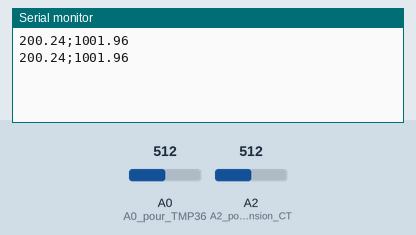
This sketch was run on a simulated Arduino Uno, built with avr-gcc and run on an emulated ATmega328P. Parts: the last lines printed to the serial monitor. Inputs (shaded band) come from the test bench; at power-on: A2 (A2_pour_div_de_tension_CT) = 512, A0 (A0_pour_TMP36) = 512.

Above: at 5.8 s.
5.9 s: A2 (A2_pour_div_de_tension_CT) set to 1014
At 10.9 s:
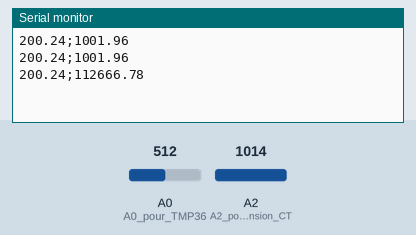
11.9 s: A2 (A2_pour_div_de_tension_CT) set to 1023
At 16.0 s:
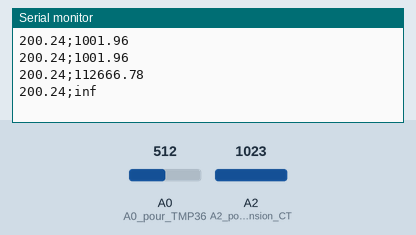

Measured:
- the behaviour switches between 1022 and 1023 on A2 (A2_pour_div_de_tension_CT) (found by bisection; images 1 and 2)
- after the input at 5.9 s, the serial monitor: prints a new line after 4.1 s (image 1)
- after the input at 11.9 s, the serial monitor: prints a new line after 3.1 s (image 2)

The sketch:

acquisition-confirmes-1.ino
```cpp
/*
 * ce programme va permettre de lire température et Réquivalente
 * sur moniteur série en continu
 */

const float Ualim = 5.0 ;
const int R0 = 1000 ;

void setup()
	{
	pinMode(A0, INPUT) ;// A0 pour TMP36
	pinMode(A2, INPUT) ; // A2 pour div de tension CTN
	Serial.begin(9600) ;// vitesse de communication
	}


void loop()
	{
	// acquisition de la température
	float valeurAnaTMP36 = analogRead(A0) ;//
	float tensionA0 = valeurAnaTMP36*Ualim/1023 ;
	float temperature = (tensionA0-0.5)*100;

	// acquisition de Réquivalente
	float valeurAnaUequiv = analogRead(A2) ;
	float Uequiv = valeurAnaUequiv*Ualim/1023.0 ;
	float Requiv = R0*Uequiv/(Ualim-Uequiv) ;

	// on affiche le couple température ; Requiv
	Serial.print(temperature) ; Serial.print(";") ; Serial.println(Requiv) ;
	delay(5000) ; //
	}
```
